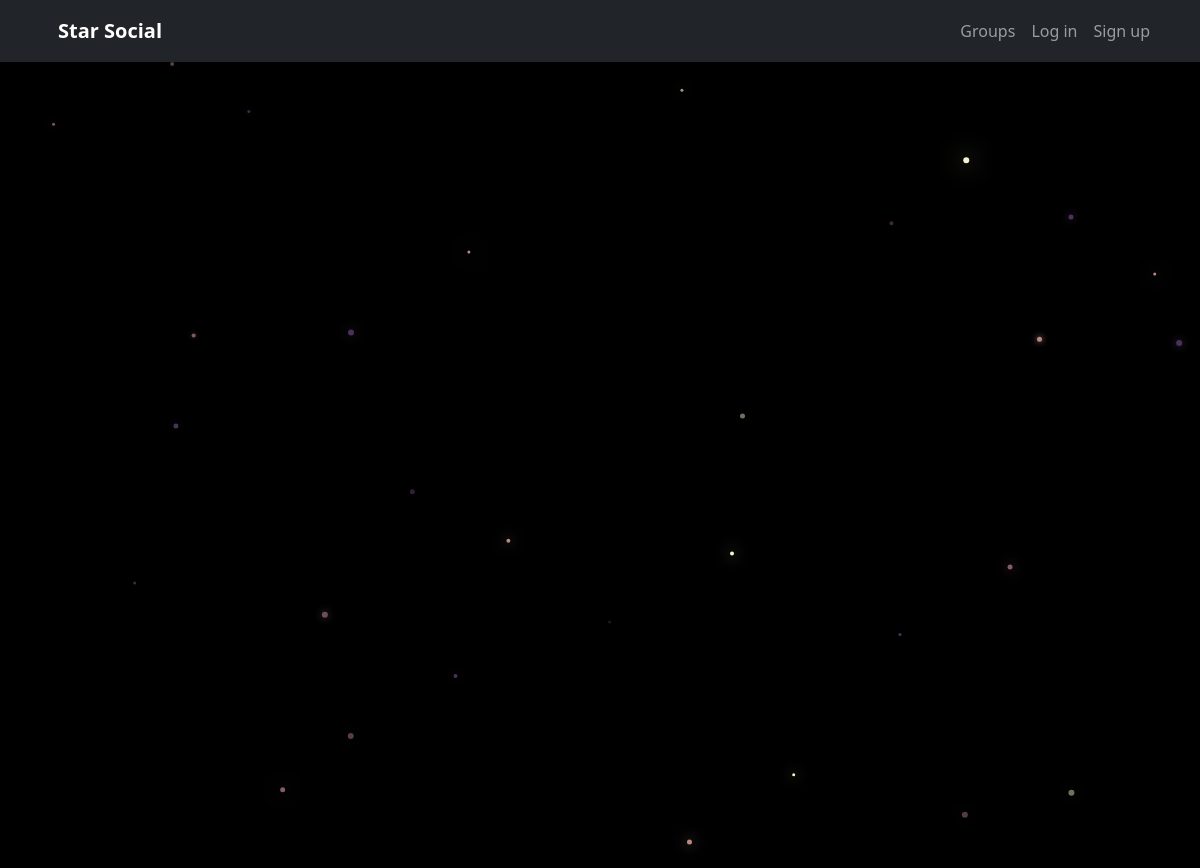
/posts/, run on an earlier commit of the app's database.
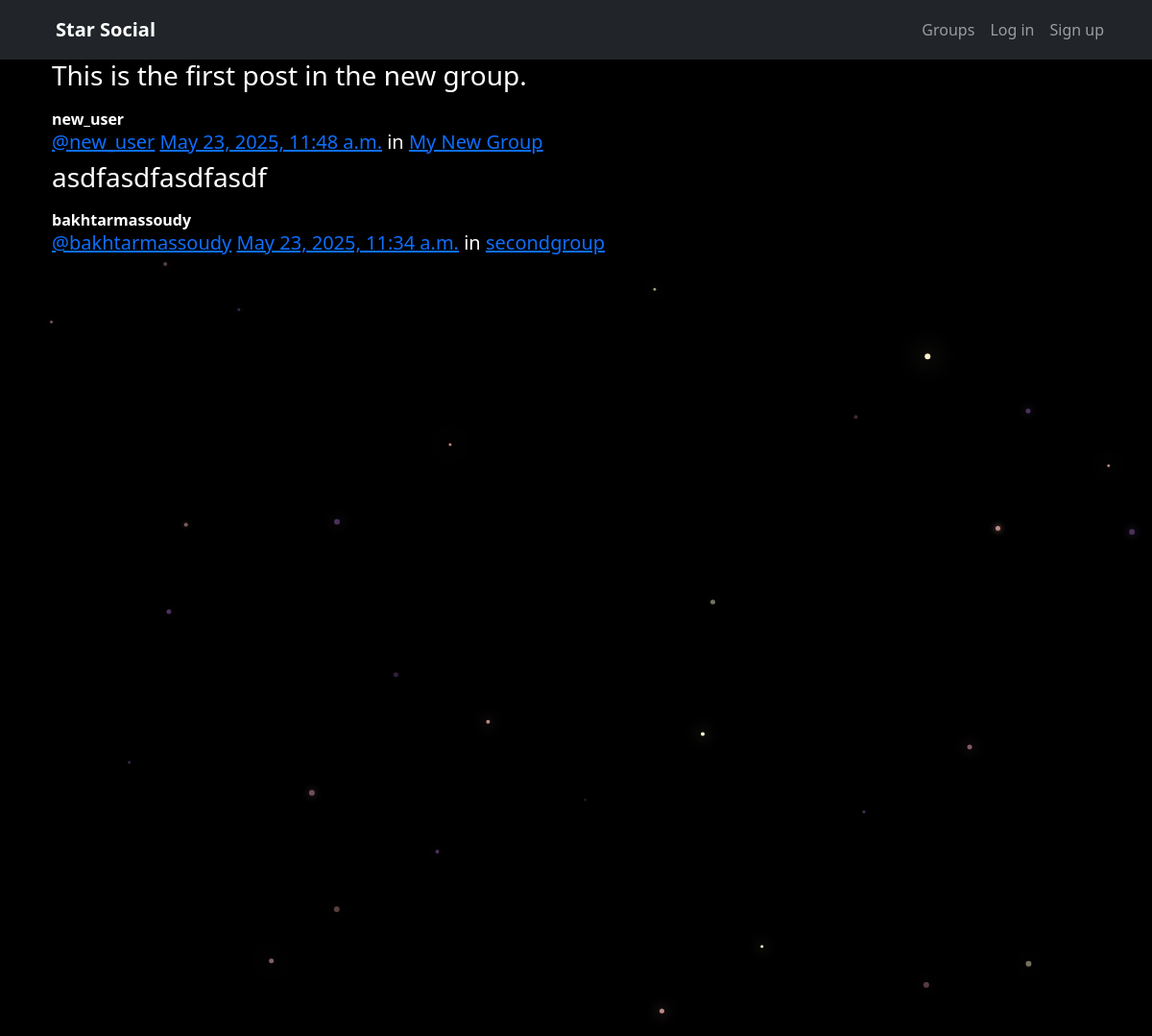
And on a later commit of the database.
### posts/models.py (models this page shows, shortened)
class Post(models.Model):
    user = models.ForeignKey(User, related_name="posts", on_delete=models.CASCADE)
    created_at = models.DateTimeField(auto_now=True)
    message = models.TextField()
    message_html = models.TextField(editable=False)
    group = models.ForeignKey(Group, related_name="posts", null=True, blank=True, on_delete=models.SET_NULL)
    class Meta:
        ordering = ["-created_at"]
        unique_together = ["user", "message"]

### groups/models.py (models this page shows, shortened)
class Group(models.Model):
    name = models.CharField(max_length=255, unique=True)
    slug = models.SlugField(allow_unicode=True, unique=True)
    description = models.TextField(blank=True, default='')
    description_html = models.TextField(editable=False, default='', blank=True)
    members = models.ManyToManyField(User,through="GroupMember")
    class Meta:
        ordering = ["name"]

### posts/views.py (the view)
# urls.py: path("", views.PostList.as_view(), name="all"),
class PostList(SelectRelatedMixin, generic.ListView):
    model = models.Post
    select_related = ("user", "group")

### posts/templates/posts/post_list.html (shortened to what this page needs)
{% extends "posts/post_base.html" %}
{% load humanize %}
{% block post_content %}
<div class="col-md-8">
	{% for post in post_list %}
  {% include "posts/_post.html" %}
	{% endfor %}
</div>
{% endblock %}

### posts/templates/posts/_post.html (shortened to what this page needs)
<div class="post media">
	<h3>{{ post.message_html|safe }}</h3>
	<div class="media-body">
		<strong>{{ post.user.username }}</strong>
		<h5 class="media-heading">
			<span class="username"><a href="{% url 'posts:for_user' username=post.user.username %}">@{{ post.user.username }}</a></span>
			<time class="time"><a href="{% url 'posts:single' username=post.user.username pk=post.pk %}">{{ post.created_at }}</a></time>
			{% if post.group %}
			<span class="group-name">in <a href="#">{{ post.group.name }}</a></span>
			{% endif %}
		</h5>
	</div>
</div>

What changed in the data, as far as the page shows it:
added Post: message_html "This is the first post in the new group.", user.username "new_user", created_at "May 23, 2025, 11:48 a.m.", group.name "My New Group"
added Post: message_html "asdfasdfasdfasdf", user.username "bakhtarmassoudy", created_at "May 23, 2025, 11:34 a.m.", group.name "secondgroup"
